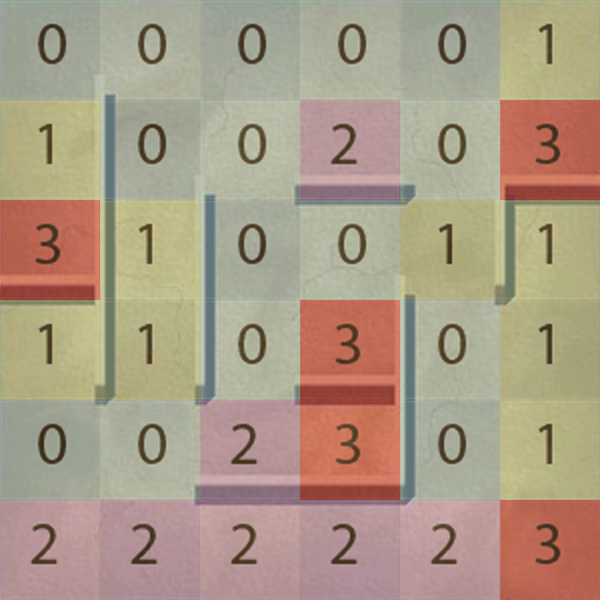

The image is a tile-based game level rendered from a .tmx file. Its description and source (layers, tilesets, objects; grid data summarised) follow:
An orthogonal 6x6 tile map with 100x100 px tiles, 2 tile layers (Background, Walls), 2 tilesets and 3 objects (NPC1SpawnPoint, PlayerSpawnPoint, ExitPoint).

<map version="1.0" orientation="orthogonal" width="6" height="6" tilewidth="100" tileheight="100">
 <tileset firstgid="1" name="map" tilewidth="100" tileheight="100">
  <image source="map.png" width="600" height="600" />
 </tileset>
 <tileset firstgid="37" name="wall_tiles" tilewidth="100" tileheight="100">
  <image source="wall_tiles.png" width="400" height="100" />
  <tile id="0">
   <properties>
    <property name="Wall" value="0" />
   </properties>
  </tile>
  <tile id="1">
   <properties>
    <property name="Wall" value="1" />
   </properties>
  </tile>
  <tile id="2">
   <properties>
    <property name="Wall" value="2" />
   </properties>
  </tile>
  <tile id="3">
   <properties>
    <property name="Wall" value="3" />
   </properties>
  </tile>
 </tileset>
 <layer name="Background" width="6" height="6">
  <data>[36 cells, 36 non-empty, 36 distinct tile ids]</data>
 </layer>
 <objectgroup name="Objects" width="6" height="6">
  <object name="NPC1SpawnPoint" x="547" y="548" />
  <object name="PlayerSpawnPoint" x="151" y="451" />
  <object name="ExitPoint" x="561" y="549" />
 </objectgroup>
 <layer name="Walls" width="6" height="6">
  <data>[36 cells, 36 non-empty, 4 distinct tile ids]</data>
 </layer>
</map>
